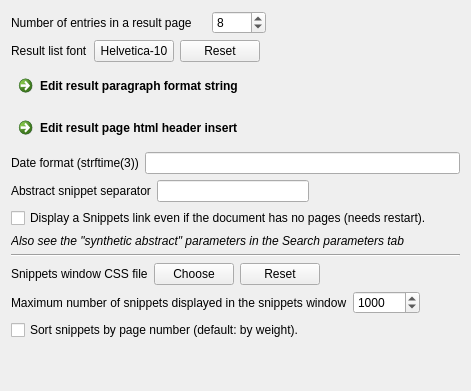
     <widget class="QWidget" name="tab_reslist">
      <attribute name="title">
       <string>Result List</string>
      </attribute>
      <layout class="QVBoxLayout">
       <item>
        <layout class="QVBoxLayout">
         <item>
          <layout class="QHBoxLayout" stretch="0,0,1">
           <item>
            <widget class="QLabel" name="textLabel1">
             <property name="sizePolicy">
              <sizepolicy hsizetype="Preferred" vsizetype="Preferred">
               <horstretch>1</horstretch>
               <verstretch>0</verstretch>
              </sizepolicy>
             </property>
             <property name="text">
              <string>Number of entries in a result page</string>
             </property>
             <property name="wordWrap">
              <bool>false</bool>
             </property>
            </widget>
           </item>
           <item>
            <widget class="QSpinBox" name="pageLenSB">
             <property name="minimum">
              <number>1</number>
             </property>
             <property name="maximum">
              <number>9999</number>
             </property>
             <property name="value">
              <number>8</number>
             </property>
            </widget>
           </item>
           <item>
            <spacer name="horizontalSpacer_2">
             <property name="orientation">
              <enum>Qt::Horizontal</enum>
             </property>
             <property name="sizeHint" stdset="0">
              <size>
               <width>40</width>
               <height>20</height>
              </size>
             </property>
            </spacer>
           </item>
          </layout>
         </item>
         <item>
          <layout class="QHBoxLayout">
           <item>
            <widget class="QLabel" name="textLabel4">
             <property name="text">
              <string>Result list font</string>
             </property>
             <property name="wordWrap">
              <bool>false</bool>
             </property>
            </widget>
           </item>
           <item>
            <widget class="QPushButton" name="reslistFontPB">
             <property name="toolTip">
              <string>Opens a dialog to select the result list font</string>
             </property>
             <property name="text">
              <string>Helvetica-10</string>
             </property>
            </widget>
           </item>
           <item>
            <widget class="QPushButton" name="resetFontPB">
             <property name="toolTip">
              <string>Resets the result list font to the system default</string>
             </property>
             <property name="text">
              <string>Reset</string>
             </property>
            </widget>
           </item>
           <item>
            <spacer name="horizontalSpacer_13">
             <property name="orientation">
              <enum>Qt::Horizontal</enum>
             </property>
             <property name="sizeHint" stdset="0">
              <size>
               <width>40</width>
               <height>20</height>
              </size>
             </property>
            </spacer>
           </item>
          </layout>
         </item>
         <item>
          <layout class="QHBoxLayout">
           <item>
            <widget class="QCommandLinkButton" name="CLEditPara">
             <property name="text">
              <string>Edit result paragraph format string</string>
             </property>
            </widget>
           </item>
          </layout>
         </item>
         <item>
          <widget class="QCommandLinkButton" name="CLEditHeader">
           <property name="text">
            <string>Edit result page html header insert</string>
           </property>
          </widget>
         </item>
         <item>
          <layout class="QHBoxLayout">
           <item>
            <widget class="QLabel" name="textLabelDateFormat">
             <property name="text">
              <string>Date format (strftime(3))</string>
             </property>
             <property name="wordWrap">
              <bool>false</bool>
             </property>
            </widget>
           </item>
           <item>
            <widget class="QLineEdit" name="dateformatLE">
             <property name="minimumSize">
              <size>
               <width>30</width>
               <height>0</height>
              </size>
             </property>
            </widget>
           </item>
          </layout>
         </item>
         <item>
          <layout class="QHBoxLayout">
           <item>
            <widget class="QLabel" name="textLabelAbss">
             <property name="text">
              <string>Abstract snippet separator</string>
             </property>
             <property name="wordWrap">
              <bool>false</bool>
             </property>
            </widget>
           </item>
           <item>
            <widget class="QLineEdit" name="abssepLE">
             <property name="minimumSize">
              <size>
               <width>30</width>
               <height>0</height>
              </size>
             </property>
            </widget>
           </item>
           <item>
            <spacer name="horizontalSpacer_14">
             <property name="orientation">
              <enum>Qt::Horizontal</enum>
             </property>
             <property name="sizeHint" stdset="0">
              <size>
               <width>40</width>
               <height>20</height>
              </size>
             </property>
            </spacer>
           </item>
          </layout>
         </item>
         <item>
          <widget class="QCheckBox" name="alwaysSnippetsCB">
           <property name="text">
            <string>Display a Snippets link even if the document has no pages (needs restart).</string>
           </property>
           <property name="checked">
            <bool>false</bool>
           </property>
          </widget>
         </item>
         <item>
          <widget class="QLabel" name="tabptr1">
           <property name="text">
            <string>&lt;em&gt;Also see the &quot;synthetic abstract&quot; parameters in the Search parameters tab</string>
           </property>
           <property name="wordWrap">
            <bool>false</bool>
           </property>
          </widget>
         </item>
         <item>
          <widget class="Line" name="line4">
           <property name="orientation">
            <enum>Qt::Horizontal</enum>
           </property>
          </widget>
         </item>
         <item>
          <layout class="QHBoxLayout">
           <item>
            <widget class="QLabel" name="tLSTL1">
             <property name="toolTip">
              <string>User style to apply to the snippets window.&lt;br&gt; Note: the result page header insert is also included in the snippets window header.</string>
             </property>
             <property name="text">
              <string>Snippets window CSS file</string>
             </property>
             <property name="wordWrap">
              <bool>false</bool>
             </property>
            </widget>
           </item>
           <item>
            <widget class="QPushButton" name="snipCssPB">
             <property name="toolTip">
              <string>Opens a dialog to select the Snippets window CSS style sheet file</string>
             </property>
             <property name="text">
              <string>Choose</string>
             </property>
            </widget>
           </item>
           <item>
            <widget class="QPushButton" name="resetSnipCssPB">
             <property name="toolTip">
              <string>Resets the Snippets window style</string>
             </property>
             <property name="text">
              <string>Reset</string>
             </property>
            </widget>
           </item>
           <item>
            <spacer name="horizontalSpacer_15">
             <property name="orientation">
              <enum>Qt::Horizontal</enum>
             </property>
             <property name="sizeHint" stdset="0">
              <size>
               <width>40</width>
               <height>20</height>
              </size>
             </property>
            </spacer>
           </item>
          </layout>
         </item>
         <item>
          <layout class="QHBoxLayout" stretch="0,0,1">
           <item>
            <widget class="QLabel" name="snipwMaxLenLBL">
             <property name="sizePolicy">
              <sizepolicy hsizetype="Preferred" vsizetype="Preferred">
               <horstretch>1</horstretch>
               <verstretch>0</verstretch>
              </sizepolicy>
             </property>
             <property name="text">
              <string>Maximum number of snippets displayed in the snippets window</string>
             </property>
             <property name="wordWrap">
              <bool>false</bool>
             </property>
            </widget>
           </item>
           <item>
            <widget class="QSpinBox" name="snipwMaxLenSB">
             <property name="minimum">
              <number>1</number>
             </property>
             <property name="maximum">
              <number>10000000</number>
             </property>
             <property name="singleStep">
              <number>10</number>
             </property>
             <property name="value">
              <number>1000</number>
             </property>
            </widget>
           </item>
           <item>
            <spacer name="horizontalSpacer_3">
             <property name="orientation">
              <enum>Qt::Horizontal</enum>
             </property>
             <property name="sizeHint" stdset="0">
              <size>
               <width>40</width>
               <height>20</height>
              </size>
             </property>
            </spacer>
           </item>
          </layout>
         </item>
         <item>
          <widget class="QCheckBox" name="snipwByPageCB">
           <property name="text">
            <string>Sort snippets by page number (default: by weight).</string>
           </property>
           <property name="checked">
            <bool>false</bool>
           </property>
          </widget>
         </item>
        </layout>
       </item>
       <item>
        <spacer name="verticalSpacer">
         <property name="orientation">
          <enum>Qt::Vertical</enum>
         </property>
         <property name="sizeHint" stdset="0">
          <size>
           <width>20</width>
           <height>40</height>
          </size>
         </property>
        </spacer>
       </item>
      </layout>
     </widget>
